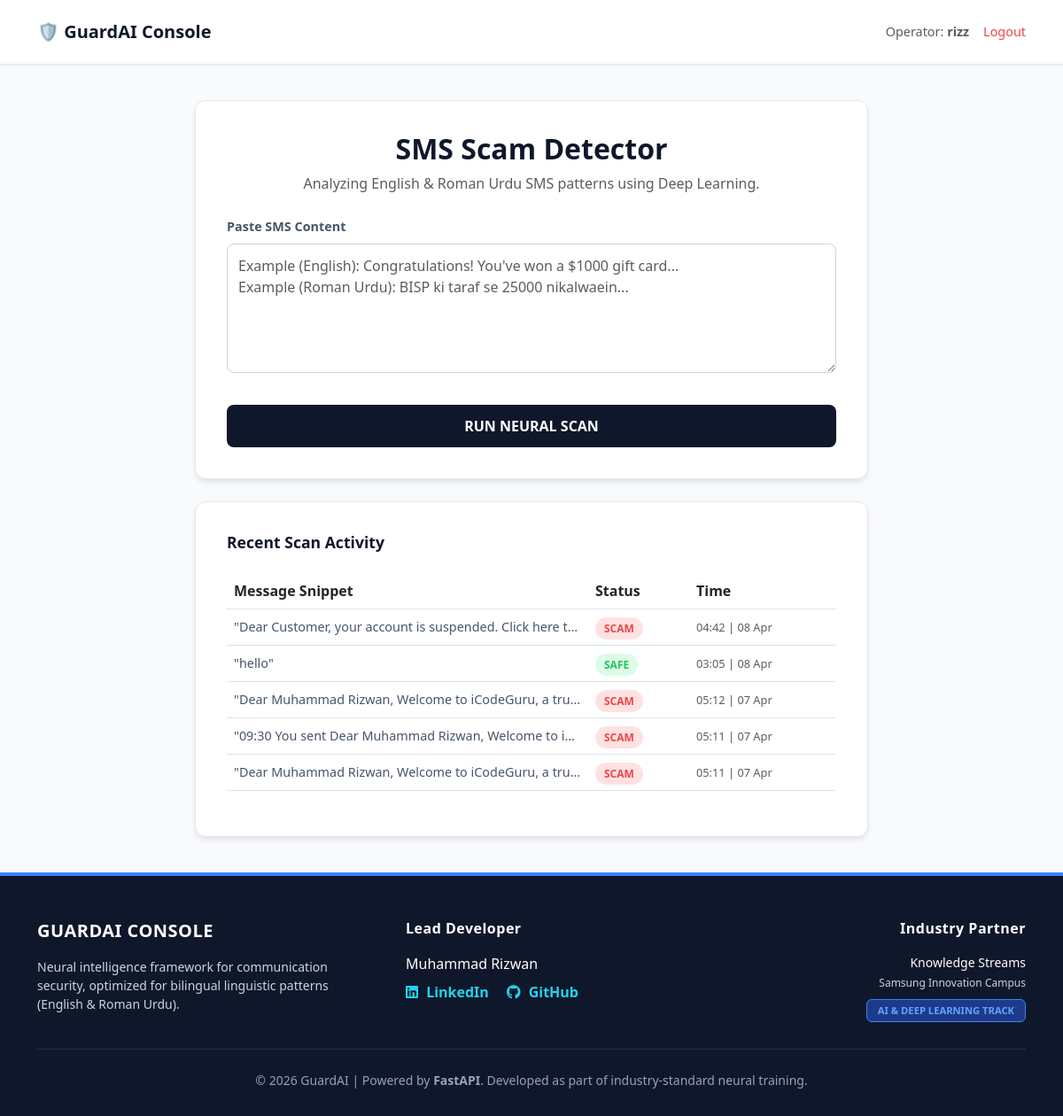
Screenshot of / (signed in) with the database file from the repository.
### app.py (models this page shows)
class User(UserMixin, db.Model):
    id = db.Column(db.Integer, primary_key=True)
    username = db.Column(db.String(50), unique=True, nullable=False)
    password = db.Column(db.String(80), nullable=False)
    scans = db.relationship('ScanHistory', backref='owner', lazy=True)

class ScanHistory(db.Model):
    id = db.Column(db.Integer, primary_key=True)
    user_id = db.Column(db.Integer, db.ForeignKey('user.id'), nullable=False)
    message = db.Column(db.String(500), nullable=False)
    result = db.Column(db.String(50), nullable=False)
    timestamp = db.Column(db.DateTime, default=datetime.utcnow)

### app.py (the view)
@app.route('/')
def home():
    history = []
    if current_user.is_authenticated:
        history = ScanHistory.query.filter_by(user_id=current_user.id).order_by(ScanHistory.timestamp.desc()).limit(5).all()
    return render_template('index.html', user_history=history)

### app.py (called while the page is built)
@login_manager.user_loader
def load_user(user_id):
    return User.query.get(int(user_id))

### templates/index.html (shortened to what this page needs)
<!DOCTYPE html>
<html lang="en">
<head>
    <link href="https://cdn.jsdelivr.net/npm/bootstrap@5.3.0/dist/css/bootstrap.min.css" rel="stylesheet">
    <link rel="stylesheet" href="https://cdnjs.cloudflare.com/ajax/libs/font-awesome/6.0.0/css/all.min.css">
</head>
<body>
    <div class="content-wrapper">
        <nav class="navbar">
            <div class="container d-flex justify-content-between align-items-center">
                <span class="navbar-brand">🛡️ GuardAI Console</span>
                {% if current_user.is_authenticated %}
                    <div class="user-info d-flex align-items-center">
                        <span class="text-muted me-3" style="font-size: 0.9rem;">Operator: <b>{{ current_user.username }}</b></span>
                        <a href="/logout" class="logout-link text-decoration-none">Logout</a>
                    </div>
                {% else %}
                    <a href="/login" class="btn btn-dark btn-sm px-4">Login</a>
                {% endif %}
            </div>
        </nav>
        <div class="main-container">
            <div class="card-engine">
                <div class="text-center mb-4">
                    <h2>SMS Scam Detector</h2>
                    <p class="text-muted">Analyzing English & Roman Urdu SMS patterns using Deep Learning.</p>
                </div>
                <form action="/analyze" method="POST">
                    <div class="mb-3">
                        <label class="form-label fw-semibold" style="font-size: 0.9rem; color: #475569;">Paste SMS Content</label>
                        <textarea name="message" class="form-control" rows="5"
                            placeholder="Example (English): Congratulations! You've won a $1000 gift card...&#10;Example (Roman Urdu): BISP ki taraf se 25000 nikalwaein..."
                            required>{{ original if original }}</textarea>
                    </div>
                    <button type="submit" class="btn-scan">RUN NEURAL SCAN</button>
                </form>
            </div>
            {% if current_user.is_authenticated %}
            <div class="card-engine">
                <h4 class="mb-4" style="font-size: 1.1rem;">Recent Scan Activity</h4>
                <div class="table-responsive">
                    <table class="table align-middle">
                        <thead>
                            <tr>
                                <th>Message Snippet</th>
                                <th>Status</th>
                                <th>Time</th>
                            </tr>
                        </thead>
                        <tbody>
                            {% for scan in user_history %}
                            <tr>
                                <td class="text-truncate" style="max-width: 250px; color: #475569; font-size: 0.9rem;">"{{ scan.message }}"</td>
                                <td>
                                    {% if 'SCAM' in scan.result %}
                                        <span class="status-pill" style="background: #fee2e2; color: #ef4444;">SCAM</span>
                                    {% else %}
                                        <span class="status-pill" style="background: #dcfce7; color: #22c55e;">SAFE</span>
                                    {% endif %}
                                </td>
                                <td class="text-muted" style="font-size: 0.8rem;">{{ scan.timestamp.strftime('%H:%M | %d %b') }}</td>
                            </tr>
                            {% else %}
                            <tr>
                                <td colspan="3" class="text-center text-muted py-4" style="font-size: 0.9rem;">
                                    No recent activity logged.
                                </td>
                            </tr>
                            {% endfor %}
                        </tbody>
                    </table>
                </div>
            </div>
            {% endif %}
        </div>
    </div>
    <footer class="footer">
        <div class="container">
            <div class="row g-4 text-center text-md-start">
                <div class="col-md-4">
                    <h5 class="text-uppercase fw-bold text-primary">GuardAI Console</h5>
                    <p class="small">Neural intelligence framework for communication security, optimized for bilingual linguistic patterns (English & Roman Urdu).</p>
                </div>
                <div class="col-md-4 border-md-start border-secondary ps-md-5">
                    <h6 class="fw-bold">Lead Developer</h6>
                    <p class="mb-2 text-white">Muhammad Rizwan</p>
                    <div class="social-links">
                        <a href="https://linkedin.com/in/rizz01107" class="me-3" target="_blank">
                            <i class="fab fa-linkedin"></i> LinkedIn
                        </a>
                        <a href="https://github.com/rizz01107" target="_blank">
                            <i class="fab fa-github"></i> GitHub
                        </a>
                    </div>
                </div>
                <div class="col-md-4 text-md-end">
                    <h6 class="fw-bold">Industry Partner</h6>
                    <p class="small mb-1 text-white">Knowledge Streams</p>
                    <p class="small mb-2" style="font-size: 0.75rem;">Samsung Innovation Campus</p>
                    <span class="badge badge-training text-uppercase">AI & Deep Learning Track</span>
                </div>
            </div>
            <hr class="my-4">
            <div class="row">
                <div class="col-12 text-center">
                    <p class="small text-muted mb-0">
                        &copy; 2026 GuardAI | Powered by <b>FastAPI</b>.
                        Developed as part of industry-standard neural training.
                    </p>
                </div>
            </div>
        </div>
    </footer>
</body>
</html>

### templates/index.html (style rules this page uses)
html, body { height: 100%; }
body { background-color: #f8fafc; color: #1e293b; font-family: 'Segoe UI', Roboto, Helvetica, Arial, sans-serif; display: flex; flex-direction: column; min-height: 100vh; }
.content-wrapper { flex: 1 0 auto; }
.navbar { background: #ffffff; border-bottom: 1px solid #e2e8f0; padding: 1rem 1.5rem; box-shadow: 0 1px 3px rgba(0,0,0,0.05); }
.navbar-brand { font-weight: 700; color: #0f172a !important; }
.main-container { max-width: 800px; margin: 40px auto; padding: 0 20px; }
.card-engine { background: #ffffff; border: 1px solid #e2e8f0; border-radius: 12px; padding: 35px; box-shadow: 0 4px 6px -1px rgba(0, 0, 0, 0.1); margin-bottom: 25px; }
h2, h4 { font-weight: 700; color: #0f172a; }
.form-control { background-color: #ffffff !important; color: #0f172a !important; border: 1px solid #cbd5e1 !important; border-radius: 8px; padding: 12px; font-size: 1rem; transition: 0.2s; }
.btn-scan { background: #0f172a; color: #ffffff; font-weight: 600; padding: 12px; border: none; border-radius: 8px; width: 100%; margin-top: 20px; transition: 0.3s; }
.status-pill { padding: 4px 10px; border-radius: 20px; font-size: 0.75rem; font-weight: 700; text-transform: uppercase; }
.logout-link { color: #ef4444; font-weight: 500; font-size: 0.9rem; }
.footer { flex-shrink: 0; background: #0f172a !important; color: #cbd5e1 !important; border-top: 4px solid #3b82f6; padding: 50px 0 30px 0; }
.footer h5, .footer h6 { color: #ffffff !important; margin-bottom: 18px; letter-spacing: 0.5px; }
.footer a { text-decoration: none; color: #22d3ee !important; font-weight: 600; transition: 0.2s; }
.footer .social-links i { margin-right: 5px; }
.footer .text-muted { color: #94a3b8 !important; }
.footer hr { border-color: #334155; opacity: 0.6; }
.badge-training { background-color: #1e3a8a; color: #60a5fa; border: 1px solid #3b82f6; padding: 6px 12px; font-size: 0.7rem; font-weight: 700; }

### rows the page displays
User: username "rizz"
ScanHistory: message "Dear Customer, your account is suspended. Click here t…", result "SCAM", timestamp "04:42 | 08 Apr"
ScanHistory: message "hello", result "SAFE", timestamp "03:05 | 08 Apr"
ScanHistory: message "Dear Muhammad Rizwan, Welcome to iCodeGuru, a tru…", result "SCAM", timestamp "05:12 | 07 Apr"
ScanHistory: message "09:30 You sent Dear Muhammad Rizwan, Welcome to i…", result "SCAM", timestamp "05:11 | 07 Apr"
ScanHistory: message "Dear Muhammad Rizwan, Welcome to iCodeGuru, a tru…", result "SCAM", timestamp "05:11 | 07 Apr"
